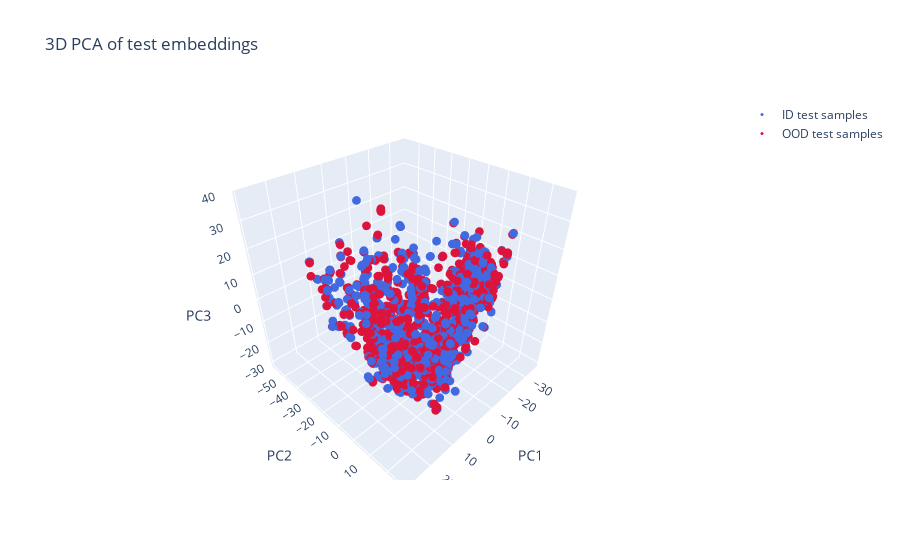

Notebook source saved alongside this figure:
### Markdown cell above
### 3. Visualize one configuration

### Code cell
# Plot PCA, t-SNE and UMAP of unclassified samples  
# NOTE: only available for 2D embedding descriptors (will produce error for 1D descriptors)
# -----------------------------------
from src.analysis.visualization import plot_dim_reduction_3d_embeddings

pca_config = {'n_components': 3}
tsne_config = {'n_components': 3, 'perplexity': 50}
umap_config = {'n_components': 3, 'n_neighbors': 15, 'min_dist': 0.1}

# --- PCA only ---
_ = plot_dim_reduction_3d_embeddings(
    id_test_embeddings=id_test_descriptors, #[N,D]
    od_test_embeddings=od_test_descriptors, 
    labels_id=None, 
    labels_ood=None,
    pca_config=pca_config
)

# --- t-SNE only ---
'''
_ = plot_dim_reduction_3d_embeddings(
    id_test_embeddings=id_test_descriptors, 
    od_test_embeddings=od_test_descriptors, 
    labels_id=None, 
    labels_ood=None,
    tsne_config=tsne_config
)

# --- UMAP only ---
_ = plot_dim_reduction_3d_embeddings(
    id_test_embeddings=id_test_descriptors, 
    od_test_embeddings=od_test_descriptors, 
    labels_id=None, 
    labels_ood=None,
    umap_config=umap_config
)
'''

### Figure 1 — Plotly figure (JSON) as saved in the notebook; plotly's stock layout.template omitted (floating-point values rounded to 4 significant figures; data arrays with more than 128 entries replaced by an {"elided": "..."} marker saying what was removed)
{"data": [{"marker": {"color": "royalblue", "size": 3}, "mode": "markers", "name": "ID test samples", "type": "scatter3d", "x": {"elided": "1000 float values"}, "y": {"elided": "1000 float values"}, "z": {"elided": "1000 float values"}}, {"marker": {"color": "crimson", "size": 3}, "mode": "markers", "name": "OOD test samples", "type": "scatter3d", "x": {"elided": "1000 float values"}, "y": {"elided": "1000 float values"}, "z": {"elided": "1000 float values"}}], "layout": {"legend": {"font": {"size": 12}}, "scene": {"aspectmode": "cube", "xaxis": {"title": {"text": "PC1"}}, "yaxis": {"title": {"text": "PC2"}}, "zaxis": {"title": {"text": "PC3"}}}, "title": {"text": "3D PCA of test embeddings"}}}
